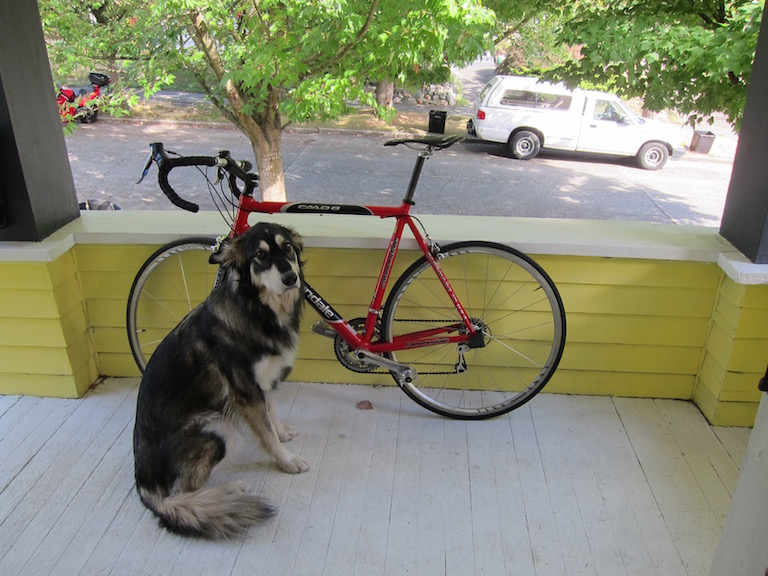
//> input picture dog.jpeg, 768 x 576 px
$ ./CombiningPyramidAndCanny   (built with g++ and OpenCV 4)
//> lines starting //> are read from the running program, lines starting //| are printed output that depends on the picture
#include<opencv2/opencv.hpp>

int main(int argc, char** argv){
    cv::namedWindow("Image", cv::WINDOW_AUTOSIZE);

    cv::Mat img_rgb, img_gry, img_cny, img_pyr, img_pyr2;

    img_rgb =cv::imread("dog.jpeg");
//> img_rgb is the input picture: 576 rows x 768 cols, CV_8UC3; mean B, G, R 114.1, 135.7, 134.4

    cv::cvtColor(img_rgb, img_gry, cv::COLOR_BGR2GRAY);
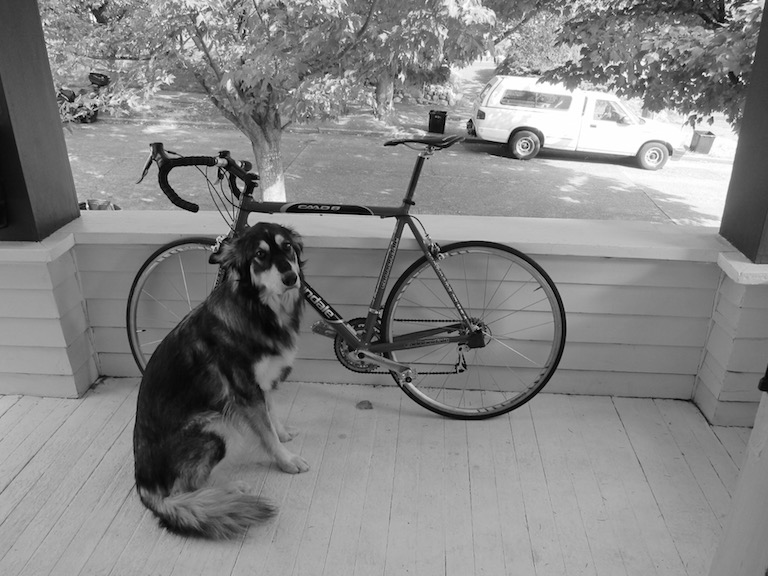
//> img_gry: 576 rows x 768 cols, CV_8UC1; min 0, max 255, mean 132.8
    cv::pyrDown(img_gry,img_pyr);
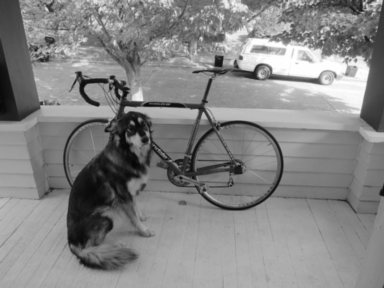
//> img_pyr: 288 rows x 384 cols, CV_8UC1; min 6, max 255, mean 132.8
    cv::pyrDown(img_pyr,img_pyr2);
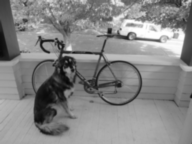
//> img_pyr2: 144 rows x 192 cols, CV_8UC1; min 7, max 254, mean 132.8
    cv::Canny(img_pyr2, img_cny, 10, 100, 3, true);
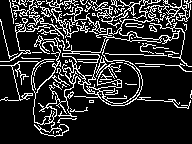
//> img_cny: 144 rows x 192 cols, CV_8UC1; 17.5% white in thin lines or dots
    cv::imshow("Image", img_cny);

    cv::waitKey(0);
    cv::destroyWindow("Image");
    return 0;
}
